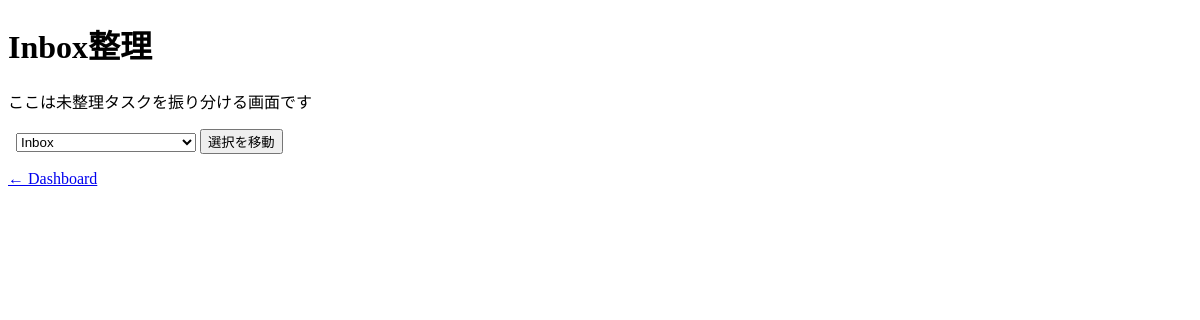
The page /inbox on the database as committed earlier.
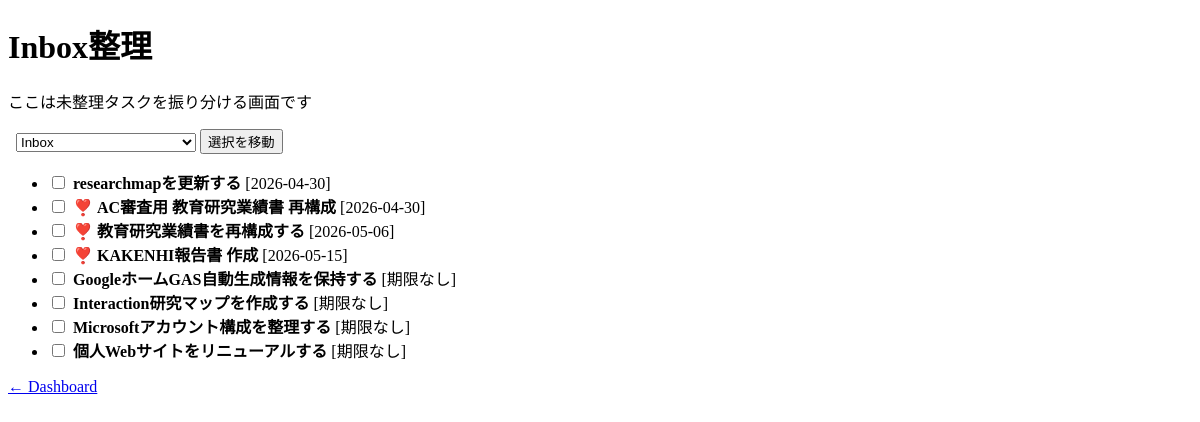
The same page on the database as committed later.
### tables this page shows
CREATE TABLE tasks (
            id INTEGER PRIMARY KEY AUTOINCREMENT,
            title TEXT,
            status TEXT,
            deadline TEXT,
            original_deadline TEXT,
            project_id INTEGER,
            student_id INTEGER,
            priority TEXT DEFAULT 'medium',
            sync_key TEXT,
            source_type TEXT,
            source_updated_at TEXT,
            archived INTEGER DEFAULT 0
        , source_url TEXT);

### flask_app.py (the view)
@app.route("/inbox")
def inbox_view():
    conn = get_db()
    c = conn.cursor()
    inbox = fetch_inbox_project(c)
    if not inbox:
        conn.close()
        return "Inbox not found"
    tasks = apply_format(fetch_inbox_tasks(c, inbox["id"]))
    projects = fetch_all_projects(c)
    conn.close()
    return render_template("inbox_review.html", tasks=tasks, projects=projects)

### db.py (called while the page is built)
def get_db():
    conn = sqlite3.connect(DB_PATH, timeout=5, check_same_thread=False)
    conn.row_factory = sqlite3.Row
    conn.execute("PRAGMA journal_mode=WAL;")
    conn.execute("PRAGMA busy_timeout=5000;")
    return conn

def fetch_all_projects(cursor):
    return cursor.execute("SELECT * FROM projects").fetchall()

def fetch_inbox_project(cursor):
    return cursor.execute("SELECT id FROM projects WHERE name='Inbox' LIMIT 1").fetchone()

def fetch_inbox_tasks(cursor, inbox_id):
    return cursor.execute(
        """
        SELECT tasks.id, tasks.title, tasks.deadline, tasks.priority
        FROM tasks
        WHERE project_id=? AND tasks.status != 'done'
        ORDER BY tasks.deadline IS NULL, tasks.deadline
    """,
        (inbox_id,),
    ).fetchall()

### flask_app.py (called while the page is built)
@app.context_processor
def inject_scrapbox_helpers():
    return {
        "scrapbox_page_url": scrapbox_page_url,
        "scrapbox_project_page_url": scrapbox_project_page_url,
        "scrapbox_base_url": f"https://scrapbox.io/{SCRAPBOX_PROJECT}/",
    }

### templates/inbox_review.html (shortened to what this page needs)
<!doctype html>
<html>
  <head>
  </head>
  <body>
    {% from "components/task_item.html" import bulk_project_move_form, task_bulk_move_checkbox with context %}
    <h1>Inbox整理</h1>
    <p>ここは未整理タスクを振り分ける画面です</p>
    {{ bulk_project_move_form("inboxBulkMove", projects) }}
    <ul>
      {% for t in tasks %}
        <li>
          {{ task_bulk_move_checkbox(t, "inboxBulkMove") }}
          {% if t["priority"] == "high" %}❣️{% endif %}
          <b>{{ t["title"] }}</b>
          {% if t["deadline"] %}
            [{{ t["deadline"] }}]
          {% else %}
            [期限なし]
          {% endif %}
        </li>
      {% endfor %}
    </ul>
    <a href="/">← Dashboard</a>
  </body>
</html>

### templates/components/task_item.html (shortened to what this page needs)
{% macro bulk_project_move_form(form_id, projects=none, current_project_id=none) %}
{% if projects %}
<form id="{{ form_id }}" action="/move_tasks" method="post" style="display:inline; margin-left:8px;">
  <select name="project_id" style="max-width:180px;">
    {% for p in projects %}
    <option value="{{ p['id'] }}" {% if current_project_id and p["id"]==current_project_id %}selected{% endif %}>
      {{ p["name"] }}
    </option>
    {% endfor %}
  </select>
  <button type="submit">選択を移動</button>
</form>
{% endif %}
{% endmacro %}
{% macro task_bulk_move_checkbox(t, form_id=none) %}
{% if form_id %}
<input type="checkbox" name="task_ids" value="{{ task_id_value(t)|trim }}" form="{{ form_id }}" title="一括移動で選択"
  style="margin-right:4px;" />
{% endif %}
{% endmacro %}

Rows that differ between the two databases and show on the page:
added tasks: title "researchmapを更新する", deadline "2026-04-30"
added tasks: title "AC審査用 教育研究業績書 再構成", deadline "2026-04-30"
now on this page (row edited): tasks: title "教育研究業績書を再構成する", deadline "2026-05-06"
added tasks: title "KAKENHI報告書 作成", deadline "2026-05-15"
now on this page (row edited): tasks: title "GoogleホームGAS自動生成情報を保持する", shows "[期限なし]"
now on this page (row edited): tasks: title "Interaction研究マップを作成する", shows "[期限なし]"
now on this page (row edited): tasks: title "Microsoftアカウント構成を整理する", shows "[期限なし]"
added tasks: title "個人Webサイトをリニューアルする", shows "[期限なし]"
